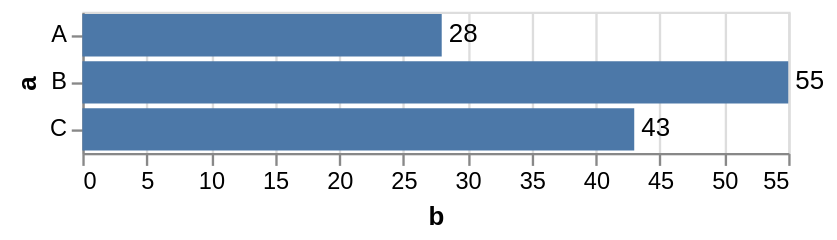

This figure's Vega-Lite source:
### Vega-Lite specification from a JSON file in a GitHub repository (floating-point values rounded to 4 significant figures)
{"$schema": "https://vega.github.io/schema/vega-lite/v6.json", "description": "A bar chart with its values written on the bars.", "data": {"values": [{"a": "A", "b": 28}, {"a": "B", "b": 55}, {"a": "C", "b": 43}]}, "encoding": {"y": {"field": "a", "type": "nominal"}, "x": {"field": "b", "type": "quantitative"}}, "layer": [{"mark": "bar"}, {"mark": {"type": "text", "align": "left", "baseline": "middle", "dx": 3}, "encoding": {"text": {"field": "b", "type": "quantitative"}}}]}
